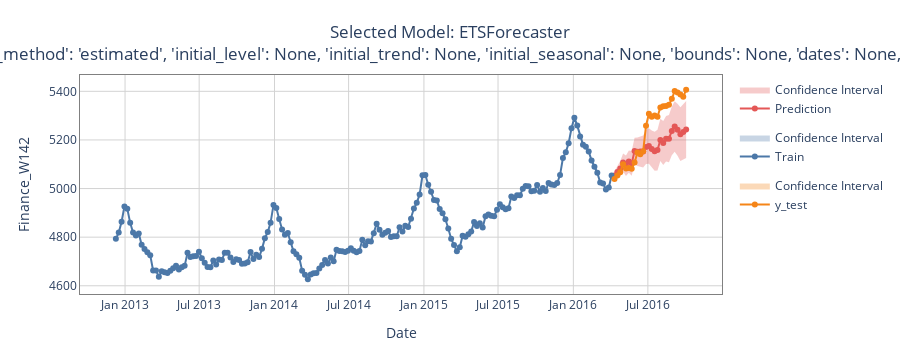
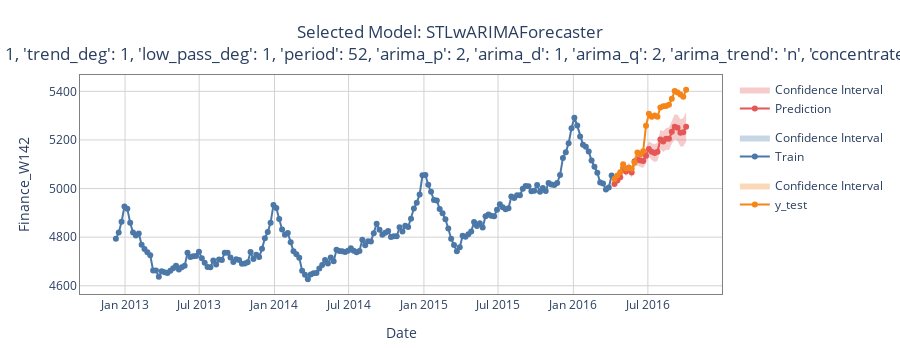

Notebook code cell kept with these figures, in order:
### Markdown cell above
We can also view all tuned algorithms, as well as their validation and testing performance. This provides a good sanity check for the decision making.

### Code cell
print(f"### Plotting is enabled for total models tuned = {len(est1.pipelines_)}.")
print("### Model_name\t\t Val_score ")

for pipeline in est1.pipelines_:

    # nome real do modelo no dataframe
    selected_alg = "InputTargetDataTransformer_" + pipeline.selected_model_.strip()

    # limpar espaços e comparar
    mask = est1.completed_trials_summary_["Algorithm"].str.strip() == selected_alg
    row = est1.completed_trials_summary_[mask]

    if row.empty:
        print("WARNING: modelo não encontrado:", selected_alg)
        continue

    val_score = row.iloc[0][name_of_score_column]

    print(pipeline.selected_model_, "\t", "%.4f" % val_score)

    # previsão
    summary_frame = pipeline.forecast(periods=len(y_test), alpha=0.05)
    summary_frame.index = y_test.index

    fig = pipeline.plot_forecast(summary_frame, additional_frames=dict(y_test=y_test))
    fig.show()

### Figure 1 — Plotly figure (JSON) as saved in the notebook; plotly's stock layout.template omitted (floating-point values rounded to 4 significant figures; data arrays with more than 128 entries replaced by an {"elided": "..."} marker saying what was removed)
{"data": [{"fill": "toself", "fillcolor": "#E45756", "legendgroup": "Prediction", "line": {"color": "rgba(0,0,0,0)"}, "name": "Confidence Interval", "opacity": 0.3, "showlegend": true, "type": "scatter", "x": ["2016-04-10T12:00:00", "2016-04-17T12:00:00", "2016-04-24T12:00:00", "2016-05-01T12:00:00", "2016-05-08T12:00:00", "2016-05-15T12:00:00", "2016-05-22T12:00:00", "2016-05-29T12:00:00", "2016-06-05T12:00:00", "2016-06-12T12:00:00", "2016-06-19T12:00:00", "2016-06-26T12:00:00", "2016-07-03T12:00:00", "2016-07-10T12:00:00", "2016-07-17T12:00:00", "2016-07-24T12:00:00", "2016-07-31T12:00:00", "2016-08-07T12:00:00", "2016-08-14T12:00:00", "2016-08-21T12:00:00", "2016-08-28T12:00:00", "2016-09-04T12:00:00", "2016-09-11T12:00:00", "2016-09-18T12:00:00", "2016-09-25T12:00:00", "2016-10-02T12:00:00", "2016-10-02T12:00:00", "2016-09-25T12:00:00", "2016-09-18T12:00:00", "2016-09-11T12:00:00", "2016-09-04T12:00:00", "2016-08-28T12:00:00", "2016-08-21T12:00:00", "2016-08-14T12:00:00", "2016-08-07T12:00:00", "2016-07-31T12:00:00", "2016-07-24T12:00:00", "2016-07-17T12:00:00", "2016-07-10T12:00:00", "2016-07-03T12:00:00", "2016-06-26T12:00:00", "2016-06-19T12:00:00", "2016-06-12T12:00:00", "2016-06-05T12:00:00", "2016-05-29T12:00:00", "2016-05-22T12:00:00", "2016-05-15T12:00:00", "2016-05-08T12:00:00", "2016-05-01T12:00:00", "2016-04-24T12:00:00", "2016-04-17T12:00:00", "2016-04-10T12:00:00"], "y": [5071.0, 5094.0, 5114.0, 5144.0, 5136.0, 5157.0, 5154.0, 5209.0, 5210.0, 5214.0, 5218.0, 5240.0, 5248.0, 5239.0, 5234.0, 5242.0, 5287.0, 5278.0, 5298.0, 5302.0, 5338.0, 5359.0, 5349.0, 5334.0, 5346.0, 5360.0, 5126.0, 5118.0, 5113.0, 5135.0, 5152.0, 5137.0, 5108.0, 5111.0, 5097.0, 5113.0, 5075.0, 5073.0, 5086.0, 5102.0, 5101.0, 5086.0, 5090.0, 5093.0, 5100.0, 5053.0, 5065.0, 5052.0, 5070.0, 5050.0, 5043.0, 5036.0]}, {"legendgroup": "Prediction", "line": {"color": "#E45756"}, "mode": "lines+markers", "name": "Prediction", "opacity": 1, "showlegend": true, "type": "scatter", "x": ["2016-04-10T12:00:00", "2016-04-17T12:00:00", "2016-04-24T12:00:00", "2016-05-01T12:00:00", "2016-05-08T12:00:00", "2016-05-15T12:00:00", "2016-05-22T12:00:00", "2016-05-29T12:00:00", "2016-06-05T12:00:00", "2016-06-12T12:00:00", "2016-06-19T12:00:00", "2016-06-26T12:00:00", "2016-07-03T12:00:00", "2016-07-10T12:00:00", "2016-07-17T12:00:00", "2016-07-24T12:00:00", "2016-07-31T12:00:00", "2016-08-07T12:00:00", "2016-08-14T12:00:00", "2016-08-21T12:00:00", "2016-08-28T12:00:00", "2016-09-04T12:00:00", "2016-09-11T12:00:00", "2016-09-18T12:00:00", "2016-09-25T12:00:00", "2016-10-02T12:00:00"], "y": [5054.0, 5068.0, 5082.0, 5107.0, 5094.0, 5111.0, 5104.0, 5154.0, 5151.0, 5152.0, 5152.0, 5171.0, 5175.0, 5163.0, 5153.0, 5158.0, 5200.0, 5187.0, 5205.0, 5205.0, 5237.0, 5255.0, 5242.0, 5224.0, 5232.0, 5243.0]}, {"fill": "toself", "fillcolor": "#4C78A8", "legendgroup": "Train", "line": {"color": "rgba(0,0,0,0)"}, "name": "Confidence Interval", "opacity": 0.3, "showlegend": true, "type": "scatter", "x": {"elided": "348 str values"}, "y": {"elided": "348 null values"}}, {"legendgroup": "Train", "line": {"color": "#4C78A8"}, "mode": "lines+markers", "name": "Train", "opacity": 1, "showlegend": true, "type": "scatter", "x": {"elided": "174 str values"}, "y": {"elided": "174 float values"}}, {"fill": "toself", "fillcolor": "#F58518", "legendgroup": "y_test", "line": {"color": "rgba(0,0,0,0)"}, "name": "Confidence Interval", "opacity": 0.3, "showlegend": true, "type": "scatter", "x": ["2016-04-10T12:00:00", "2016-04-17T12:00:00", "2016-04-24T12:00:00", "2016-05-01T12:00:00", "2016-05-08T12:00:00", "2016-05-15T12:00:00", "2016-05-22T12:00:00", "2016-05-29T12:00:00", "2016-06-05T12:00:00", "2016-06-12T12:00:00", "2016-06-19T12:00:00", "2016-06-26T12:00:00", "2016-07-03T12:00:00", "2016-07-10T12:00:00", "2016-07-17T12:00:00", "2016-07-24T12:00:00", "2016-07-31T12:00:00", "2016-08-07T12:00:00", "2016-08-14T12:00:00", "2016-08-21T12:00:00", "2016-08-28T12:00:00", "2016-09-04T12:00:00", "2016-09-11T12:00:00", "2016-09-18T12:00:00", "2016-09-25T12:00:00", "2016-10-02T12:00:00", "2016-10-02T12:00:00", "2016-09-25T12:00:00", "2016-09-18T12:00:00", "2016-09-11T12:00:00", "2016-09-04T12:00:00", "2016-08-28T12:00:00", "2016-08-21T12:00:00", "2016-08-14T12:00:00", "2016-08-07T12:00:00", "2016-07-31T12:00:00", "2016-07-24T12:00:00", "2016-07-17T12:00:00", "2016-07-10T12:00:00", "2016-07-03T12:00:00", "2016-06-26T12:00:00", "2016-06-19T12:00:00", "2016-06-12T12:00:00", "2016-06-05T12:00:00", "2016-05-29T12:00:00", "2016-05-22T12:00:00", "2016-05-15T12:00:00", "2016-05-08T12:00:00", "2016-05-01T12:00:00", "2016-04-24T12:00:00", "2016-04-17T12:00:00", "2016-04-10T12:00:00"], "y": [null, null, null, null, null, null, null, null, null, null, null, null, null, null, null, null, null, null, null, null, null, null, null, null, null, null, null, null, null, null, null, null, null, null, null, null, null, null, null, null, null, null, null, null, null, null, null, null, null, null, null, null]}, {"legendgroup": "y_test", "line": {"color": "#F58518"}, "mode": "lines+markers", "name": "y_test", "opacity": 1, "showlegend": true, "type": "scatter", "x": ["2016-04-10T12:00:00", "2016-04-17T12:00:00", "2016-04-24T12:00:00", "2016-05-01T12:00:00", "2016-05-08T12:00:00", "2016-05-15T12:00:00", "2016-05-22T12:00:00", "2016-05-29T12:00:00", "2016-06-05T12:00:00", "2016-06-12T12:00:00", "2016-06-19T12:00:00", "2016-06-26T12:00:00", "2016-07-03T12:00:00", "2016-07-10T12:00:00", "2016-07-17T12:00:00", "2016-07-24T12:00:00", "2016-07-31T12:00:00", "2016-08-07T12:00:00", "2016-08-14T12:00:00", "2016-08-21T12:00:00", "2016-08-28T12:00:00", "2016-09-04T12:00:00", "2016-09-11T12:00:00", "2016-09-18T12:00:00", "2016-09-25T12:00:00", "2016-10-02T12:00:00"], "y": [5040.0, 5053.0, 5067.0, 5100.0, 5082.0, 5084.0, 5082.0, 5107.0, 5148.0, 5141.0, 5153.0, 5258.0, 5307.0, 5296.0, 5300.0, 5295.0, 5334.0, 5339.0, 5339.0, 5345.0, 5369.0, 5401.0, 5395.0, 5387.0, 5377.0, 5407.0]}], "layout": {"height": 350, "margin": {"b": 50, "t": 75}, "plot_bgcolor": "rgba(0,0,0,0)", "title": {"text": "Selected Model: ETSForecaster<br>Model params: {'sample_weight': None, 'failed_fit': False, 'error': 'add', 'trend': 'add', 'damped_trend': False, 'seasonal': 'add', 'seasonal_periods': 52, 'initialization_method': 'estimated', 'initial_level': None, 'initial_trend': None, 'initial_seasonal': None, 'bounds': None, 'dates': None, 'freq': None, 'missing': 'none', 'start_params': None, 'maxiter': 1500, 'disp': -1, 'return_params': False, 'inference_mode': 'predict', 'seed': 7, 'reproducible': False}", "x": 0.5}, "xaxis": {"categoryorder": "category ascending", "gridcolor": "LightGrey", "linecolor": "Grey", "linewidth": 1, "mirror": true, "showline": true, "showticklabels": true, "side": "bottom", "title": {"text": "Date"}, "visible": true, "zeroline": true, "zerolinecolor": "DarkGrey", "zerolinewidth": 1}, "yaxis": {"categoryorder": "category ascending", "gridcolor": "LightGrey", "linecolor": "Grey", "linewidth": 1, "mirror": true, "showline": true, "showticklabels": true, "side": "left", "title": {"text": "Finance_W142"}, "visible": true, "zeroline": true, "zerolinecolor": "DarkGrey", "zerolinewidth": 1}}}

### Figure 2 — Plotly figure (JSON) as saved in the notebook; plotly's stock layout.template omitted (floating-point values rounded to 4 significant figures; data arrays with more than 128 entries replaced by an {"elided": "..."} marker saying what was removed)
{"data": [{"fill": "toself", "fillcolor": "#E45756", "legendgroup": "Prediction", "line": {"color": "rgba(0,0,0,0)"}, "name": "Confidence Interval", "opacity": 0.3, "showlegend": true, "type": "scatter", "x": ["2016-04-10T12:00:00", "2016-04-17T12:00:00", "2016-04-24T12:00:00", "2016-05-01T12:00:00", "2016-05-08T12:00:00", "2016-05-15T12:00:00", "2016-05-22T12:00:00", "2016-05-29T12:00:00", "2016-06-05T12:00:00", "2016-06-12T12:00:00", "2016-06-19T12:00:00", "2016-06-26T12:00:00", "2016-07-03T12:00:00", "2016-07-10T12:00:00", "2016-07-17T12:00:00", "2016-07-24T12:00:00", "2016-07-31T12:00:00", "2016-08-07T12:00:00", "2016-08-14T12:00:00", "2016-08-21T12:00:00", "2016-08-28T12:00:00", "2016-09-04T12:00:00", "2016-09-11T12:00:00", "2016-09-18T12:00:00", "2016-09-25T12:00:00", "2016-10-02T12:00:00", "2016-10-02T12:00:00", "2016-09-25T12:00:00", "2016-09-18T12:00:00", "2016-09-11T12:00:00", "2016-09-04T12:00:00", "2016-08-28T12:00:00", "2016-08-21T12:00:00", "2016-08-14T12:00:00", "2016-08-07T12:00:00", "2016-07-31T12:00:00", "2016-07-24T12:00:00", "2016-07-17T12:00:00", "2016-07-10T12:00:00", "2016-07-03T12:00:00", "2016-06-26T12:00:00", "2016-06-19T12:00:00", "2016-06-12T12:00:00", "2016-06-05T12:00:00", "2016-05-29T12:00:00", "2016-05-22T12:00:00", "2016-05-15T12:00:00", "2016-05-08T12:00:00", "2016-05-01T12:00:00", "2016-04-24T12:00:00", "2016-04-17T12:00:00", "2016-04-10T12:00:00"], "y": [5028.0, 5045.0, 5061.0, 5101.0, 5088.0, 5106.0, 5088.0, 5135.0, 5145.0, 5142.0, 5141.0, 5166.0, 5195.0, 5186.0, 5182.0, 5190.0, 5242.0, 5236.0, 5249.0, 5252.0, 5282.0, 5306.0, 5304.0, 5285.0, 5290.0, 5315.0, 5193.0, 5173.0, 5173.0, 5196.0, 5203.0, 5184.0, 5158.0, 5160.0, 5151.0, 5161.0, 5113.0, 5110.0, 5118.0, 5130.0, 5105.0, 5084.0, 5089.0, 5095.0, 5089.0, 5045.0, 5066.0, 5052.0, 5068.0, 5032.0, 5020.0, 5009.0]}, {"legendgroup": "Prediction", "line": {"color": "#E45756"}, "mode": "lines+markers", "name": "Prediction", "opacity": 1, "showlegend": true, "type": "scatter", "x": ["2016-04-10T12:00:00", "2016-04-17T12:00:00", "2016-04-24T12:00:00", "2016-05-01T12:00:00", "2016-05-08T12:00:00", "2016-05-15T12:00:00", "2016-05-22T12:00:00", "2016-05-29T12:00:00", "2016-06-05T12:00:00", "2016-06-12T12:00:00", "2016-06-19T12:00:00", "2016-06-26T12:00:00", "2016-07-03T12:00:00", "2016-07-10T12:00:00", "2016-07-17T12:00:00", "2016-07-24T12:00:00", "2016-07-31T12:00:00", "2016-08-07T12:00:00", "2016-08-14T12:00:00", "2016-08-21T12:00:00", "2016-08-28T12:00:00", "2016-09-04T12:00:00", "2016-09-11T12:00:00", "2016-09-18T12:00:00", "2016-09-25T12:00:00", "2016-10-02T12:00:00"], "y": [5019.0, 5033.0, 5047.0, 5085.0, 5070.0, 5086.0, 5066.0, 5112.0, 5120.0, 5115.0, 5113.0, 5135.0, 5162.0, 5152.0, 5146.0, 5151.0, 5202.0, 5193.0, 5205.0, 5205.0, 5233.0, 5255.0, 5250.0, 5229.0, 5232.0, 5254.0]}, {"fill": "toself", "fillcolor": "#4C78A8", "legendgroup": "Train", "line": {"color": "rgba(0,0,0,0)"}, "name": "Confidence Interval", "opacity": 0.3, "showlegend": true, "type": "scatter", "x": {"elided": "348 str values"}, "y": {"elided": "348 null values"}}, {"legendgroup": "Train", "line": {"color": "#4C78A8"}, "mode": "lines+markers", "name": "Train", "opacity": 1, "showlegend": true, "type": "scatter", "x": {"elided": "174 str values"}, "y": {"elided": "174 float values"}}, {"fill": "toself", "fillcolor": "#F58518", "legendgroup": "y_test", "line": {"color": "rgba(0,0,0,0)"}, "name": "Confidence Interval", "opacity": 0.3, "showlegend": true, "type": "scatter", "x": ["2016-04-10T12:00:00", "2016-04-17T12:00:00", "2016-04-24T12:00:00", "2016-05-01T12:00:00", "2016-05-08T12:00:00", "2016-05-15T12:00:00", "2016-05-22T12:00:00", "2016-05-29T12:00:00", "2016-06-05T12:00:00", "2016-06-12T12:00:00", "2016-06-19T12:00:00", "2016-06-26T12:00:00", "2016-07-03T12:00:00", "2016-07-10T12:00:00", "2016-07-17T12:00:00", "2016-07-24T12:00:00", "2016-07-31T12:00:00", "2016-08-07T12:00:00", "2016-08-14T12:00:00", "2016-08-21T12:00:00", "2016-08-28T12:00:00", "2016-09-04T12:00:00", "2016-09-11T12:00:00", "2016-09-18T12:00:00", "2016-09-25T12:00:00", "2016-10-02T12:00:00", "2016-10-02T12:00:00", "2016-09-25T12:00:00", "2016-09-18T12:00:00", "2016-09-11T12:00:00", "2016-09-04T12:00:00", "2016-08-28T12:00:00", "2016-08-21T12:00:00", "2016-08-14T12:00:00", "2016-08-07T12:00:00", "2016-07-31T12:00:00", "2016-07-24T12:00:00", "2016-07-17T12:00:00", "2016-07-10T12:00:00", "2016-07-03T12:00:00", "2016-06-26T12:00:00", "2016-06-19T12:00:00", "2016-06-12T12:00:00", "2016-06-05T12:00:00", "2016-05-29T12:00:00", "2016-05-22T12:00:00", "2016-05-15T12:00:00", "2016-05-08T12:00:00", "2016-05-01T12:00:00", "2016-04-24T12:00:00", "2016-04-17T12:00:00", "2016-04-10T12:00:00"], "y": [null, null, null, null, null, null, null, null, null, null, null, null, null, null, null, null, null, null, null, null, null, null, null, null, null, null, null, null, null, null, null, null, null, null, null, null, null, null, null, null, null, null, null, null, null, null, null, null, null, null, null, null]}, {"legendgroup": "y_test", "line": {"color": "#F58518"}, "mode": "lines+markers", "name": "y_test", "opacity": 1, "showlegend": true, "type": "scatter", "x": ["2016-04-10T12:00:00", "2016-04-17T12:00:00", "2016-04-24T12:00:00", "2016-05-01T12:00:00", "2016-05-08T12:00:00", "2016-05-15T12:00:00", "2016-05-22T12:00:00", "2016-05-29T12:00:00", "2016-06-05T12:00:00", "2016-06-12T12:00:00", "2016-06-19T12:00:00", "2016-06-26T12:00:00", "2016-07-03T12:00:00", "2016-07-10T12:00:00", "2016-07-17T12:00:00", "2016-07-24T12:00:00", "2016-07-31T12:00:00", "2016-08-07T12:00:00", "2016-08-14T12:00:00", "2016-08-21T12:00:00", "2016-08-28T12:00:00", "2016-09-04T12:00:00", "2016-09-11T12:00:00", "2016-09-18T12:00:00", "2016-09-25T12:00:00", "2016-10-02T12:00:00"], "y": [5040.0, 5053.0, 5067.0, 5100.0, 5082.0, 5084.0, 5082.0, 5107.0, 5148.0, 5141.0, 5153.0, 5258.0, 5307.0, 5296.0, 5300.0, 5295.0, 5334.0, 5339.0, 5339.0, 5345.0, 5369.0, 5401.0, 5395.0, 5387.0, 5377.0, 5407.0]}], "layout": {"height": 350, "margin": {"b": 50, "t": 75}, "plot_bgcolor": "rgba(0,0,0,0)", "title": {"text": "Selected Model: STLwARIMAForecaster<br>Model params: {'sample_weight': None, 'failed_fit': False, 'seasonal_deg': 1, 'trend_deg': 1, 'low_pass_deg': 1, 'period': 52, 'arima_p': 2, 'arima_d': 1, 'arima_q': 2, 'arima_trend': 'n', 'concentrate_scale': True, 'inference_mode': 'predict', 'seed': 7, 'reproducible': False}", "x": 0.5}, "xaxis": {"categoryorder": "category ascending", "gridcolor": "LightGrey", "linecolor": "Grey", "linewidth": 1, "mirror": true, "showline": true, "showticklabels": true, "side": "bottom", "title": {"text": "Date"}, "visible": true, "zeroline": true, "zerolinecolor": "DarkGrey", "zerolinewidth": 1}, "yaxis": {"categoryorder": "category ascending", "gridcolor": "LightGrey", "linecolor": "Grey", "linewidth": 1, "mirror": true, "showline": true, "showticklabels": true, "side": "left", "title": {"text": "Finance_W142"}, "visible": true, "zeroline": true, "zerolinecolor": "DarkGrey", "zerolinewidth": 1}}}
